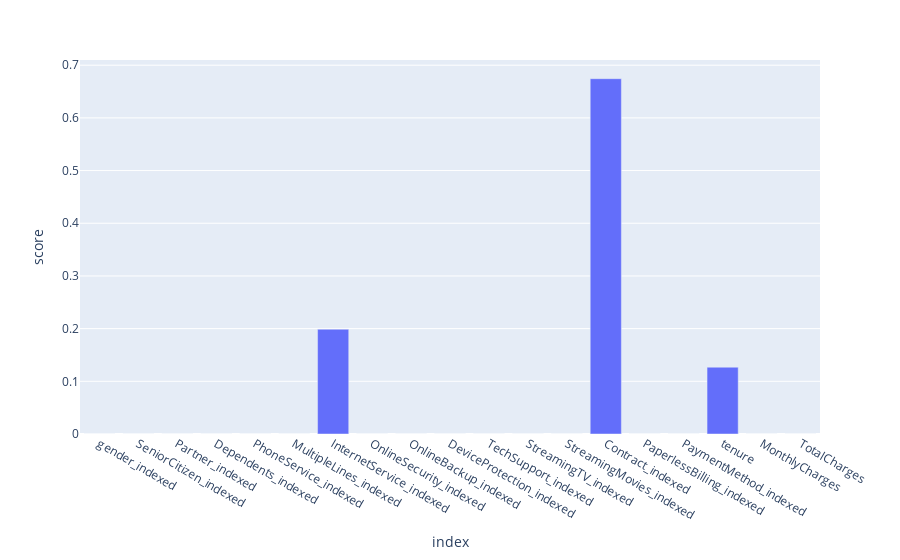

Here is the notebook cell this chart was saved with:
### Markdown cell above
Checking feature importance

### Code cell
feature_importance = model.featureImportances
scores = [score for i, score in enumerate(feature_importance)]
df = pd.DataFrame(
    scores, columns=["score"], index=categorical_columns_indexed + numerical_columns
)
px.bar(df, y="score")

### Figure 1 — Plotly figure (JSON) as saved in the notebook; plotly's stock layout.template omitted (floating-point values rounded to 4 significant figures)
{"data": [{"hovertemplate": "index=%{x}<br>score=%{y}<extra></extra>", "legendgroup": "", "marker": {"color": "#636efa", "pattern": {"shape": ""}}, "name": "", "orientation": "v", "showlegend": false, "textposition": "auto", "type": "bar", "x": ["gender_indexed", "SeniorCitizen_indexed", "Partner_indexed", "Dependents_indexed", "PhoneService_indexed", "MultipleLines_indexed", "InternetService_indexed", "OnlineSecurity_indexed", "OnlineBackup_indexed", "DeviceProtection_indexed", "TechSupport_indexed", "StreamingTV_indexed", "StreamingMovies_indexed", "Contract_indexed", "PaperlessBilling_indexed", "PaymentMethod_indexed", "tenure", "MonthlyCharges", "TotalCharges"], "xaxis": "x", "y": [0.0, 0.0, 0.0, 0.0, 0.0, 0.0, 0.1988, 0.0, 0.0, 0.0, 0.0, 0.0, 0.0, 0.6744, 0.0, 0.0, 0.1268, 0.0, 0.0], "yaxis": "y"}], "layout": {"barmode": "relative", "legend": {"tracegroupgap": 0}, "margin": {"t": 60}, "xaxis": {"anchor": "y", "domain": [0, 1], "title": {"text": "index"}}, "yaxis": {"anchor": "x", "domain": [0, 1], "title": {"text": "score"}}}}
